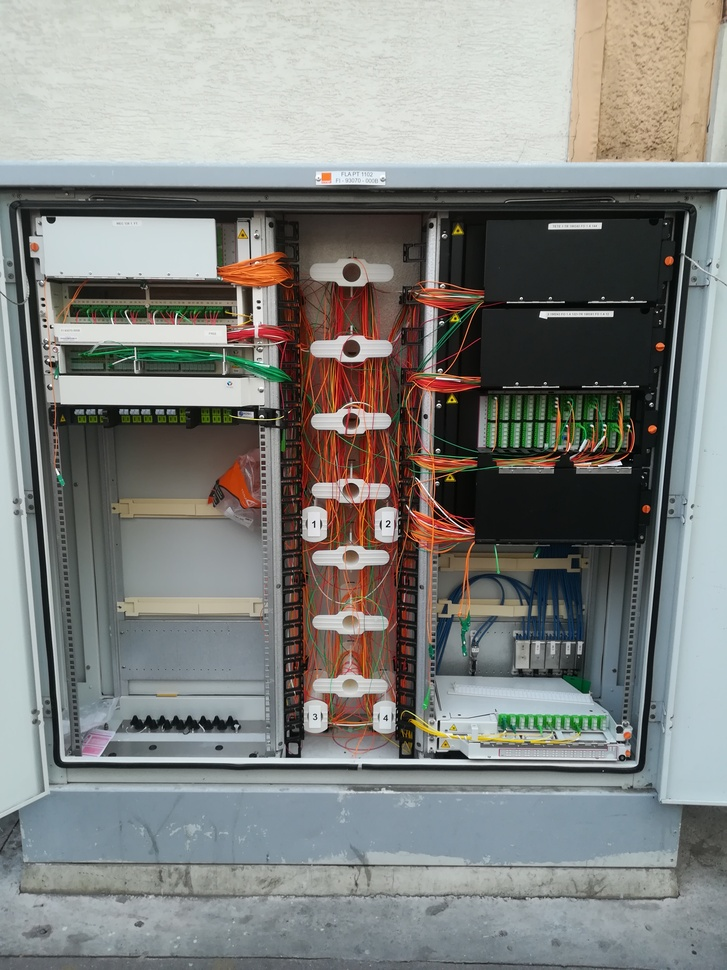
#> input picture Image_processing/data/pmz1.jpg, 727 x 970 px, shrunk from 2976 x 3968 before the run
$ jupyter execute --allow-errors I_color_threshold.ipynb   (shell and % lines are left out)
#> lines starting #> are read from the running program, lines starting #| are printed output that depends on the picture; after the words box and inside, x2 and y2 are one past the last pixel; in counts of white or black regions, pixels touching at a corner belong together
# *Image Processing*

## Histogrammes

Les *Histogrammes* sont des représentations graphiques d'images, ils affichent la *quantités* de pixels pour chaque *valeurs d'intensités* de 0(noir) à 255(blanc)

On peut les utlisers pour Seuiller des images en binaires, pour modifer le contraste et la luminosité, pour égaliser une image..

Avec Matplotlib on peut créés des *Histogrammes* avec:
*`plt.hist(image.ravel(), bins=256)`*
- le param *`bins=256`* car la valeur des pixels doit être définie entre 0 et 255
- On utilise *`.ravel()`* pour renvoyer un array(tableau) des images aplati(flattened) qui puissent être mis dans un graphm

[cell 1]
import numpy as np
import pandas as pd
import matplotlib.pyplot as plt
from matplotlib import image
from matplotlib import pyplot

- Notre image

[cell 2]
img = plt.imread('data/pmz1.jpg')
#> img is the input picture: shape (970, 727, 3); mean R, G, B 129.5, 131, 127.8

- checking size and number of Channels, here 3 for RGB, RedGreenBlue

[cell 3]
img.shape
#> Out = (970, 727, 3)

[cell 4]
# nb de pixel
img.size
#> Out = 2115570

- fonction pour afficher les images, utlise Matplotlib

[cell 5]
def show_image(image, title='Image', cmap_type='gray'):
    plt.imshow(image, cmap=cmap_type)
    plt.title(title)
    plt.axis('off')
    plt.show()

[cell 6]
show_image(img, 'PMZ')

## Couleurs

Voici quelques couleurs communes envoyé en tant que *`tuples`*
RGB :
- Noir : (0,0,0)
- Blanc : (255 255 255)
- Rouge : (255,0,0)
- Vert : (0,255,0)
- Bleu : (0,0255)
- Aqua : (0,255,255)
- Fuchsia : (255,0,255)
- Marron : (128,0,0)
- Marine : (0,0,128)
- Olive : (128,128,0)
- Violet : (128,0,128)
- Sarcelle : (0,128,128)

### RedGreenBlue separation avec Numpy

Utilisons *`.hist()`* pour afficher sur un graph les 256 nuances de Rouge, Vert et Bleu.
Avec `*.ravel()`* pour mettre ces valeurs de couleurs dans un *array* d'une seul dimension.

[cell 7]
from skimage import color

[cell 8]
import skimage.io as io
from copy import deepcopy

[cell 9]
red = deepcopy(img)

[cell 10]
red[:,:,1]=0
red[:,:,2]=0
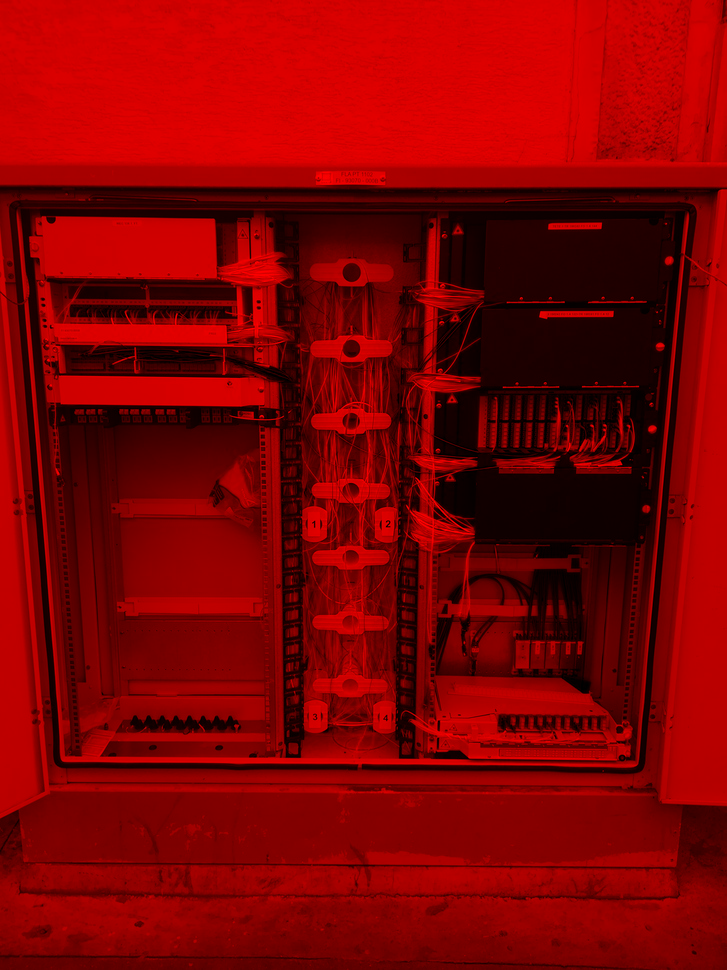
#> red: shape (970, 727, 3); mean R, G, B 129.5, 0, 0

[cell 11]
green = deepcopy(img)
green[:,:,0]=0
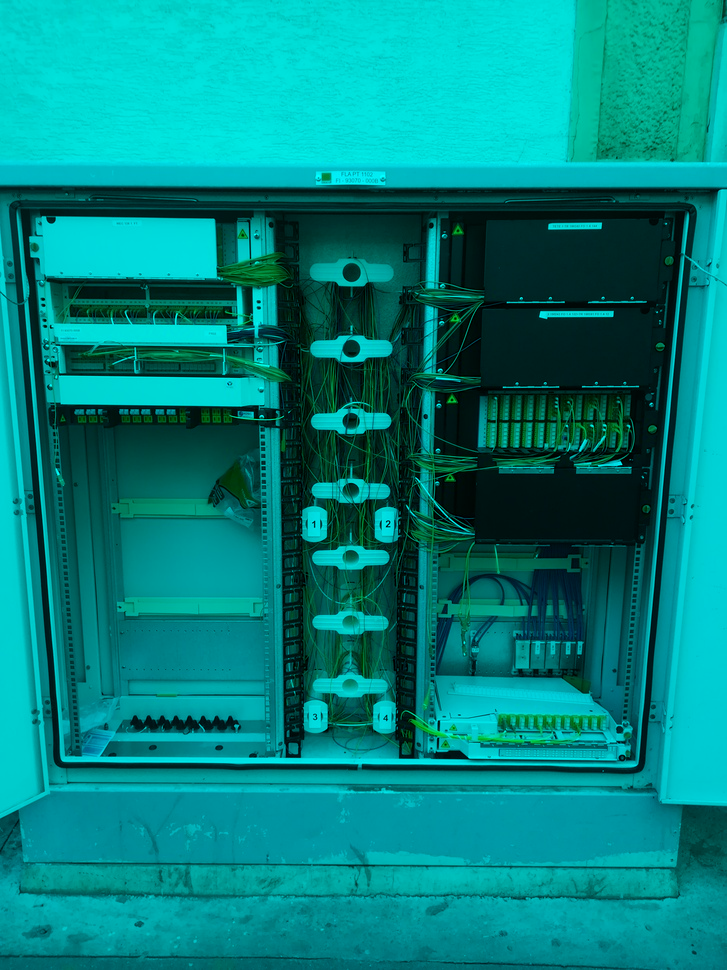
#> green: shape (970, 727, 3); mean R, G, B 0, 131, 127.8
green[:,:,2]=0
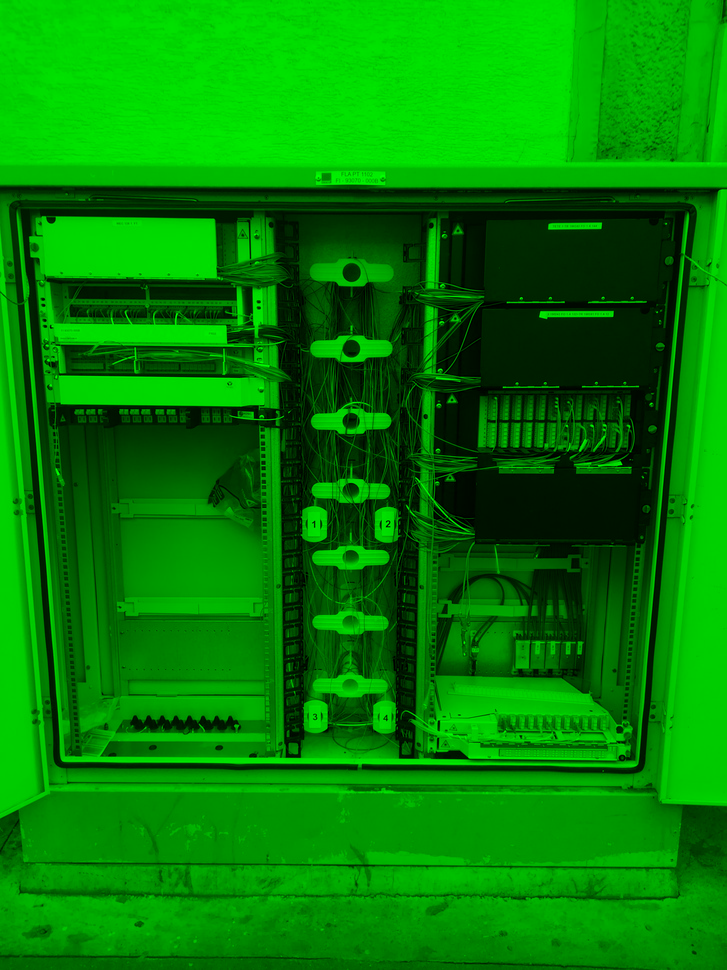
#> green: shape (970, 727, 3); mean R, G, B 0, 131, 0

[cell 12]
blue = deepcopy(img)
blue[:,:,0]=0
blue[:,:,1]=0
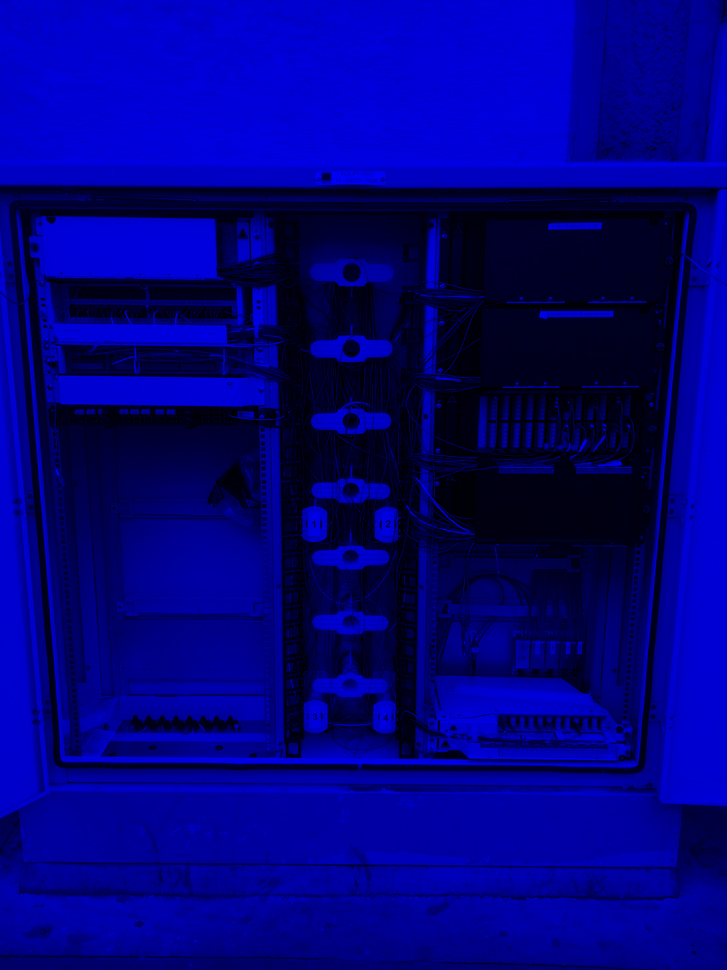
#> blue: shape (970, 727, 3); mean R, G, B 0, 0, 127.8

[cell 13]
fig, ax=plt.subplots(2,2)
ax[0,0].imshow(img)
ax[0,1].imshow(red)
ax[1,0].imshow(green)
ax[1,1].imshow(blue)

plt.show()

***

### Histogrammes de couleurs

[cell 14]
R=img[:,:,0]
G=img[:,:,1]
B=img[:,:,2]

[cell 15]
# Plot the red histogram with bins in a range of 256
plt.subplot(2,2,1)
plt.imshow(img)

plt.subplot(2,2,2)
plt.hist(R.ravel(), bins=256, color='red')

plt.subplot(2,2,3)
plt.hist(G.ravel(), bins=256, color='green')

plt.subplot(2,2,4)
plt.hist(B.ravel(), bins=256, color='blue')

plt.subplots_adjust(wspace=0.50, bottom=0.01, hspace=0.5, right=1.5)
plt.show()
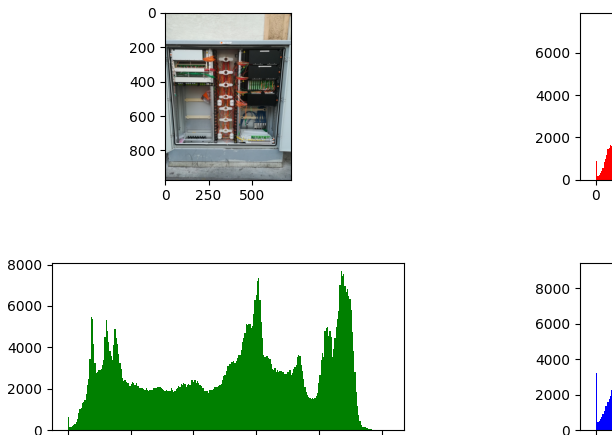
#> figure drawn by matplotlib, 4 panels; panel 2: tallest bar 7519 high, from x = 215.2 to 216.2; panel 3: tallest bar 7683 high, from x = 217.1 to 218.1; panel 4: tallest bar 8974 high, from x = 212.2 to 213.2

## Filtrer, Threshold
***Filtre et Seuils***

- *`try_all_threshold()`* pour essayer la plus part des filtres d'un coup

[cell 16]
from skimage.filters import try_all_threshold

# Import the rgb to gray convertor function
from skimage import color

[cell 17]
# Turn the fruits image to grayscale
grayscale = color.rgb2gray(img)

# Use the try all method on the grayscale image
fig, ax = try_all_threshold(grayscale, verbose=True, figsize=(8, 20))
#| skimage.filters.thresholding.threshold_isodata
#| skimage.filters.thresholding.threshold_li
#| skimage.filters.thresholding.threshold_mean
#| skimage.filters.thresholding.threshold_minimum
#| skimage.filters.thresholding.threshold_otsu
#| skimage.filters.thresholding.threshold_triangle
#| skimage.filters.thresholding.threshold_yen

# Show the resulting plots
plt.show(fig, ax)
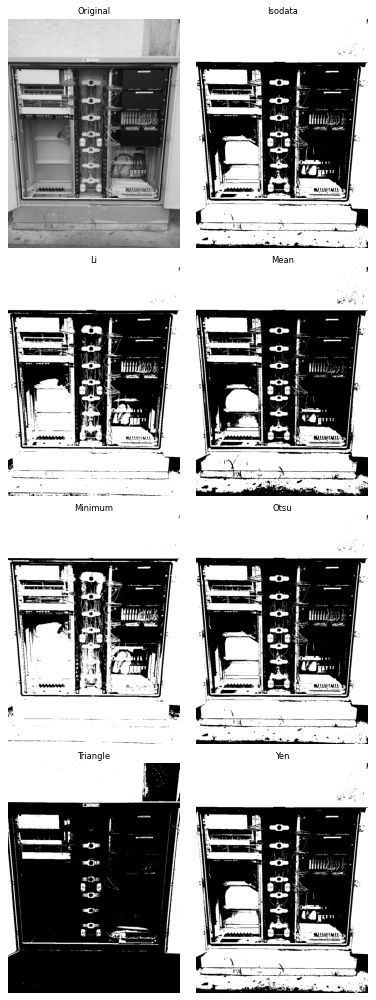
#> figure drawn by matplotlib, 8 panels

### Trouver le Threshold optimal

avec threshold_otsu()

[cell 18]
from skimage.filters import threshold_otsu
from skimage.color import rgb2gray

[cell 19]
# Turn the image grayscale
gray_img = rgb2gray(img)

[cell 20]
# Obtain the optimal threshold value
thresh = threshold_otsu(gray_img)
#> thresh = 0.459
# Apply thresholding to the image
binary_global = gray_img > thresh
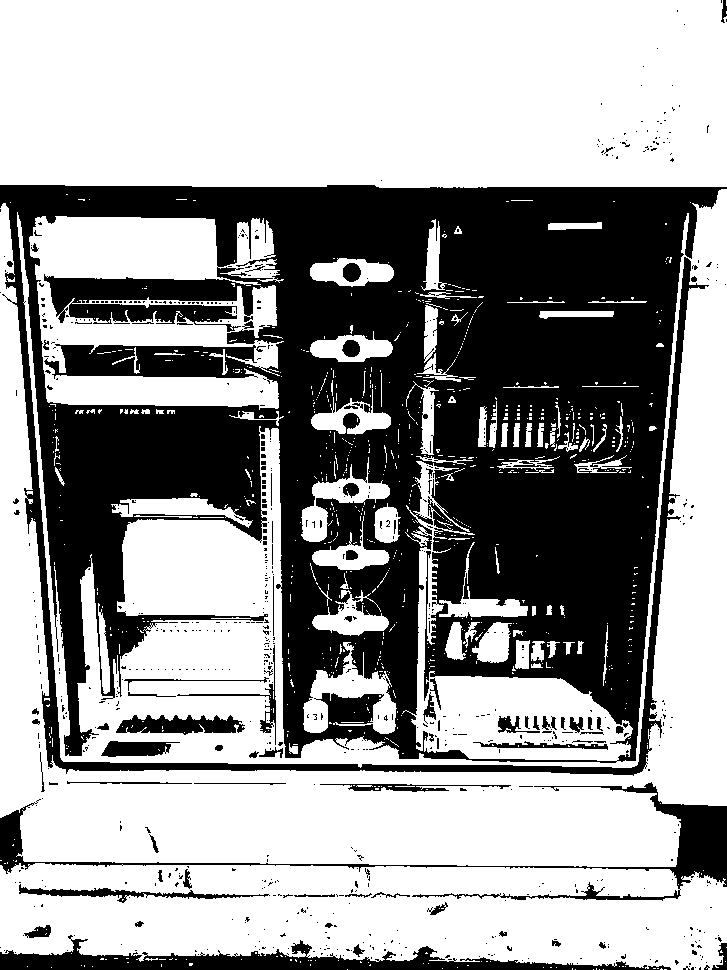
#> binary_global: shape (970, 727) bool; 61.2% white; 735 black regions (651 under 20 px), largest, box (x1, y1, x2, y2) and area: (0, 185, 727, 776) 245139, (0, 935, 671, 970) 8044, (0, 782, 727, 901) 7549

[cell 21]
show_image(binary_global, 'Binarized image')
